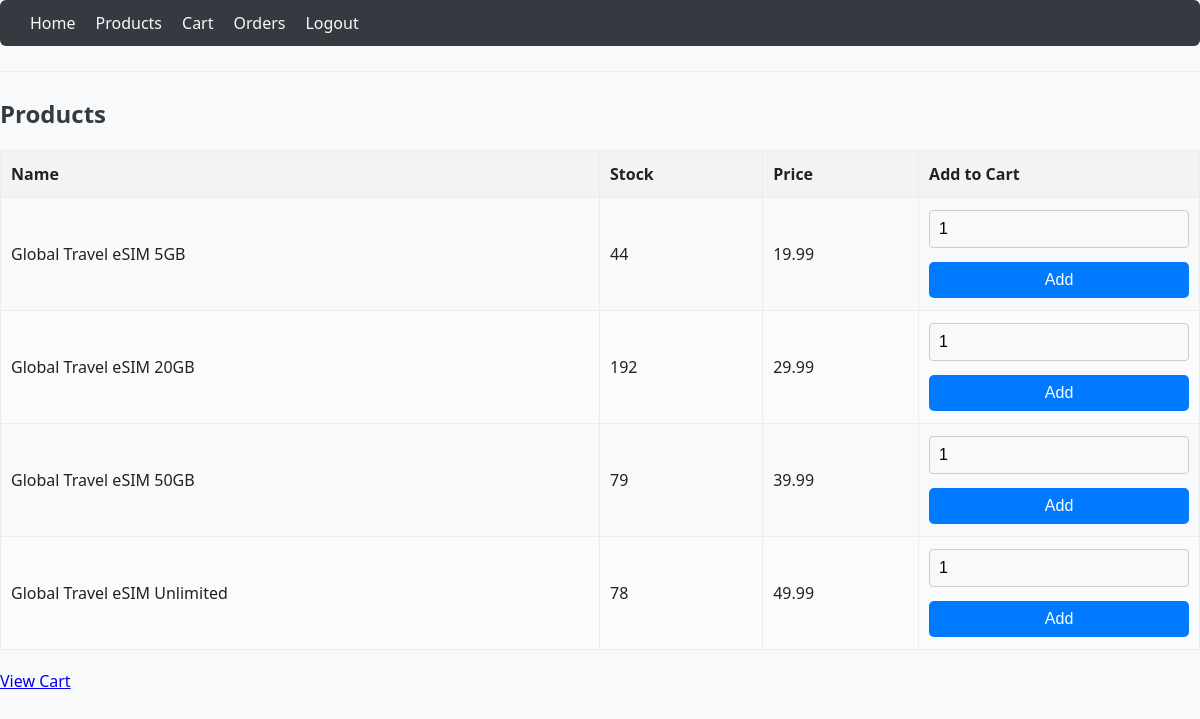
Before: /products (signed in) with the older database file.
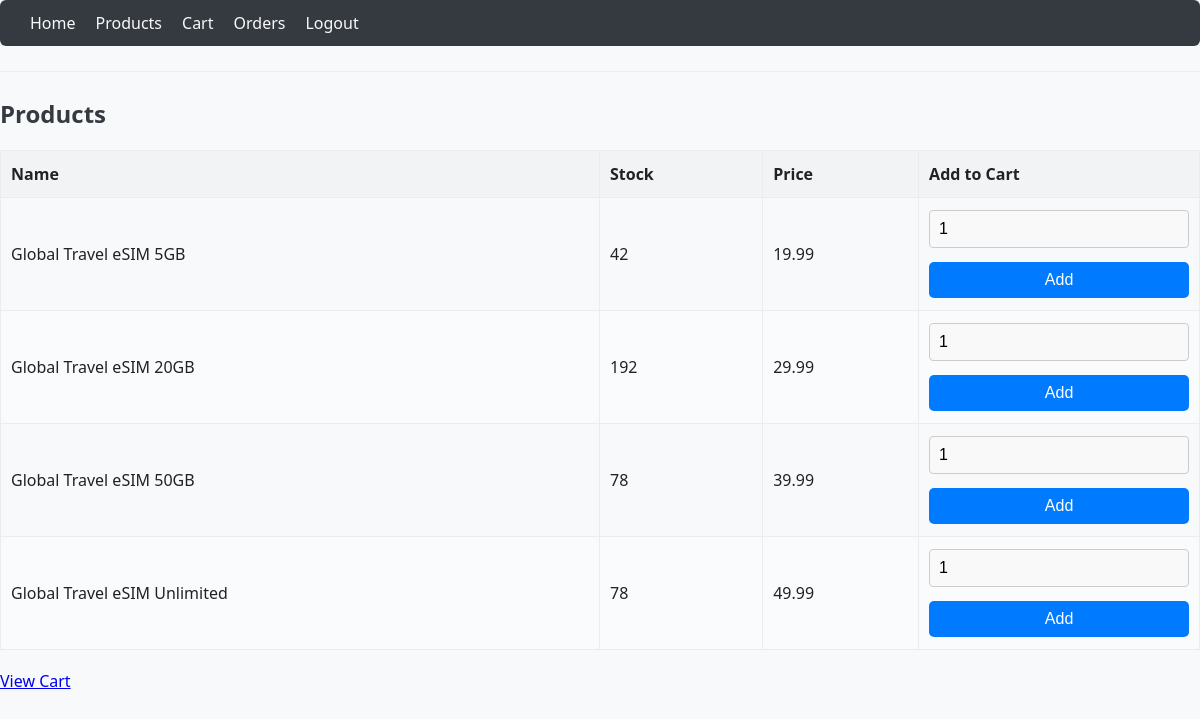
After: the same page with the newer database file.
### tables this page shows
CREATE TABLE products (
    id INTEGER PRIMARY KEY AUTOINCREMENT,
    name TEXT NOT NULL,
    stock_level INTEGER NOT NULL,
    cost REAL NOT NULL
);

### app.py (the view)
@app.route("/products")
def products():
    if 'username' not in session:
        return redirect(url_for('login'))
    conn = get_db_connection()
    products = conn.execute('SELECT * FROM products').fetchall()
    conn.close()
    return render_template('products.html', products=products)

### app.py (called while the page is built)
def get_db_connection():
    conn = sqlite3.connect(DB_PATH)
    conn.row_factory = sqlite3.Row
    return conn

### templates/products.html (shortened to what this page needs)
{% extends 'layout.html' %}
{% block content %}
<h2>Products</h2>
<table>
<tr><th>Name</th><th>Stock</th><th>Price</th><th>Add to Cart</th></tr>
{% for product in products %}
<tr>
    <td>{{ product['name'] }}</td>
    <td>{{ product['stock_level'] }}</td>
    <td>{{ product['cost'] }}</td>
    <td>
        {% if product['stock_level'] > 0 %}
        <form action="{{ url_for('add_to_cart', product_id=product['id']) }}" method="post">
            <input type="number" name="quantity" min="1" max="{{ product['stock_level'] }}" value="1">
            <button type="submit">Add</button>
        </form>
        {% else %} Out of stock {% endif %}
    </td>
</tr>
{% endfor %}
</table>
<a href="{{ url_for('cart') }}">View Cart</a>
{% endblock %}

Changed rows visible on the page:
changed products "Global Travel eSIM 5GB": stock_level "44" → "42"
changed products "Global Travel eSIM 50GB": stock_level "79" → "78"
